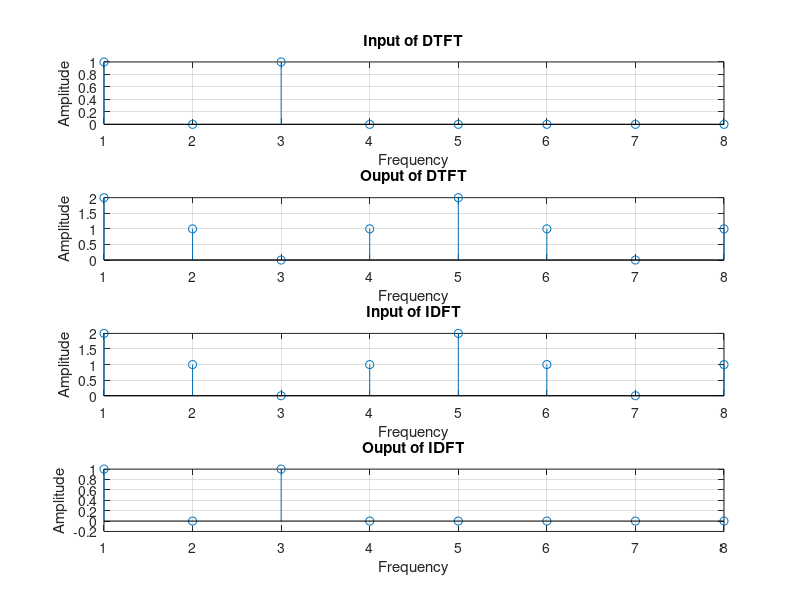

This chart was generated by the following MATLAB code:
N=8;
x=[1 0 1 0 zeros(1,4)];
y=zeros(1,N);
z=zeros(1,N);
for k=0:1:N-1
  for n=0:1:N-1
    y(k+1)=y(k+1)+x(n+1)*exp((-j*2*pi*k*n)/N);
  endfor
end
subplot(4,1,1)
stem(x)
hold on
grid on
xlabel("Frequency")
ylabel("Amplitude")
title("Input of DTFT")
subplot(4,1,2)
stem(y)
hold on
grid on
xlabel("Frequency")
ylabel("Amplitude")
title("Ouput of DTFT")
for n=0:1:N-1
  for k=0:1:N-1
    z(n+1)=z(n+1)+((1/N)*(y(k+1)*exp((j*2*pi*k*n)/N)));
  endfor
end
subplot(4,1,3)
stem(y)
hold on
grid on
xlabel("Frequency")
ylabel("Amplitude")
title("Input of IDFT")
subplot(4,1,4)
stem(z)
hold on
grid on
xlabel("Frequency")
ylabel("Amplitude")
title("Ouput of IDFT")
